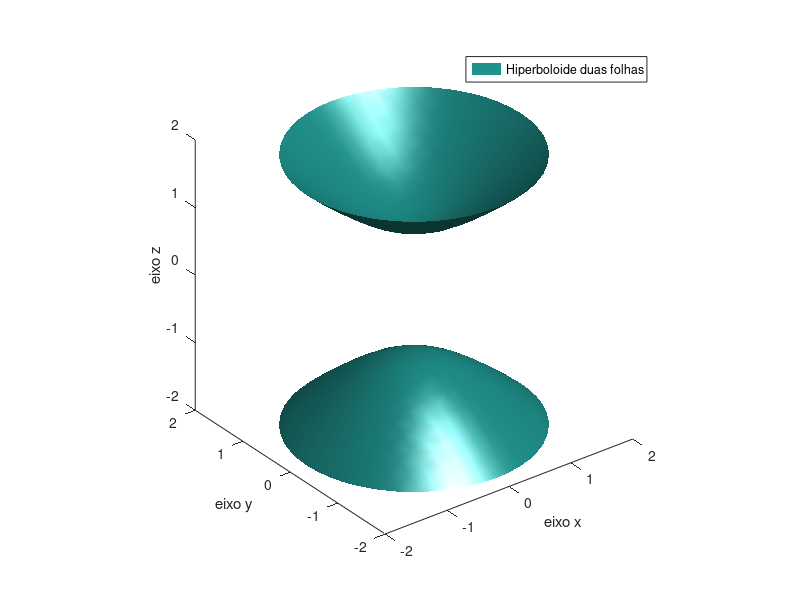

Source code (MATLAB):
[x, y, z] = meshgrid(-2:0.2:2, -2:0.2:2, -2:0.2:2);
G_2 = x.^2 + y.^2 - z.^2 + 1.0;  % Hiperboloide
isosurface(x,y,z,G_2,0);
axis equal;
xlabel('eixo x');
ylabel('eixo y');
zlabel('eixo z');
legend('Hiperboloide duas folhas');

